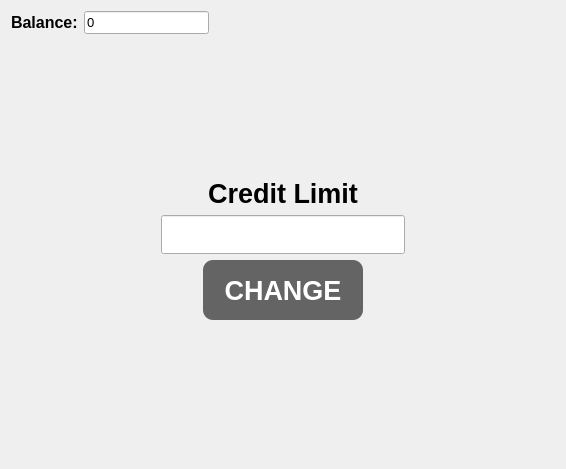
<?xml version="1.0" encoding="UTF-8"?>
<ui version="4.0">
 <class>CreditLimit</class>
 <widget class="QWidget" name="CreditLimit">
  <property name="geometry">
   <rect>
    <x>0</x>
    <y>0</y>
    <width>566</width>
    <height>469</height>
   </rect>
  </property>
  <property name="windowTitle">
   <string>Form</string>
  </property>
  <layout class="QVBoxLayout" name="verticalLayout">
   <item>
    <layout class="QHBoxLayout" name="horizontalLayout">
     <item>
      <widget class="QLabel" name="balanceLabel">
       <property name="font">
        <font>
         <pointsize>12</pointsize>
         <bold>true</bold>
        </font>
       </property>
       <property name="text">
        <string>Balance:</string>
       </property>
       <property name="alignment">
        <set>Qt::AlignLeading|Qt::AlignLeft|Qt::AlignVCenter</set>
       </property>
      </widget>
     </item>
     <item>
      <widget class="MoneyLineEdit" name="balanceLineEdit">
       <property name="sizePolicy">
        <sizepolicy hsizetype="Preferred" vsizetype="Fixed">
         <horstretch>0</horstretch>
         <verstretch>0</verstretch>
        </sizepolicy>
       </property>
       <property name="font">
        <font>
         <pointsize>10</pointsize>
         <kerning>true</kerning>
        </font>
       </property>
       <property name="text">
        <string>0</string>
       </property>
       <property name="readOnly">
        <bool>true</bool>
       </property>
      </widget>
     </item>
     <item>
      <spacer name="horizontalSpacer_6">
       <property name="orientation">
        <enum>Qt::Horizontal</enum>
       </property>
       <property name="sizeHint" stdset="0">
        <size>
         <width>40</width>
         <height>20</height>
        </size>
       </property>
      </spacer>
     </item>
     <item>
      <widget class="ClickableLabel" name="closeButton">
       <property name="maximumSize">
        <size>
         <width>32</width>
         <height>32</height>
        </size>
       </property>
       <property name="baseSize">
        <size>
         <width>32</width>
         <height>32</height>
        </size>
       </property>
       <property name="text">
        <string/>
       </property>
       <property name="pixmap">
        <pixmap>assets/images/close-button.png</pixmap>
       </property>
       <property name="scaledContents">
        <bool>true</bool>
       </property>
      </widget>
     </item>
    </layout>
   </item>
   <item>
    <layout class="QHBoxLayout" name="horizontalLayout_3">
     <item>
      <spacer name="horizontalSpacer_4">
       <property name="orientation">
        <enum>Qt::Horizontal</enum>
       </property>
       <property name="sizeHint" stdset="0">
        <size>
         <width>40</width>
         <height>20</height>
        </size>
       </property>
      </spacer>
     </item>
     <item>
      <layout class="QVBoxLayout" name="verticalLayout_2">
       <item>
        <spacer name="verticalSpacer_3">
         <property name="orientation">
          <enum>Qt::Vertical</enum>
         </property>
         <property name="sizeHint" stdset="0">
          <size>
           <width>20</width>
           <height>40</height>
          </size>
         </property>
        </spacer>
       </item>
       <item>
        <widget class="QLabel" name="creditLimitLabel">
         <property name="font">
          <font>
           <pointsize>20</pointsize>
           <bold>true</bold>
          </font>
         </property>
         <property name="text">
          <string>Credit Limit</string>
         </property>
         <property name="alignment">
          <set>Qt::AlignCenter</set>
         </property>
        </widget>
       </item>
       <item>
        <widget class="MoneyLineEdit" name="creditLimitLineEdit">
         <property name="sizePolicy">
          <sizepolicy hsizetype="Expanding" vsizetype="Fixed">
           <horstretch>0</horstretch>
           <verstretch>0</verstretch>
          </sizepolicy>
         </property>
         <property name="font">
          <font>
           <pointsize>20</pointsize>
          </font>
         </property>
         <property name="maxLength">
          <number>7</number>
         </property>
         <property name="alignment">
          <set>Qt::AlignCenter</set>
         </property>
        </widget>
       </item>
       <item alignment="Qt::AlignHCenter|Qt::AlignVCenter">
        <widget class="QPushButton" name="changeButton">
         <property name="sizePolicy">
          <sizepolicy hsizetype="Fixed" vsizetype="Fixed">
           <horstretch>0</horstretch>
           <verstretch>0</verstretch>
          </sizepolicy>
         </property>
         <property name="minimumSize">
          <size>
           <width>160</width>
           <height>60</height>
          </size>
         </property>
         <property name="font">
          <font>
           <pointsize>20</pointsize>
           <bold>true</bold>
          </font>
         </property>
         <property name="styleSheet">
          <string notr="true">QPushButton {
	color: white;
	background-color: rgb(100, 100, 100);
	border-radius: 10px;
}

QPushButton:hover {
	background-color: rgb(50, 50, 50);
}</string>
         </property>
         <property name="text">
          <string>CHANGE</string>
         </property>
        </widget>
       </item>
       <item>
        <spacer name="verticalSpacer_4">
         <property name="orientation">
          <enum>Qt::Vertical</enum>
         </property>
         <property name="sizeHint" stdset="0">
          <size>
           <width>20</width>
           <height>40</height>
          </size>
         </property>
        </spacer>
       </item>
      </layout>
     </item>
     <item>
      <spacer name="horizontalSpacer_5">
       <property name="orientation">
        <enum>Qt::Horizontal</enum>
       </property>
       <property name="sizeHint" stdset="0">
        <size>
         <width>40</width>
         <height>20</height>
        </size>
       </property>
      </spacer>
     </item>
    </layout>
   </item>
  </layout>
 </widget>
 <customwidgets>
  <customwidget>
   <class>ClickableLabel</class>
   <extends>QLabel</extends>
   <header>ClickableLabel.h</header>
  </customwidget>
  <customwidget>
   <class>MoneyLineEdit</class>
   <extends>QLineEdit</extends>
   <header>MoneyLineEdit.h</header>
  </customwidget>
 </customwidgets>
 <resources/>
 <connections/>
</ui>
